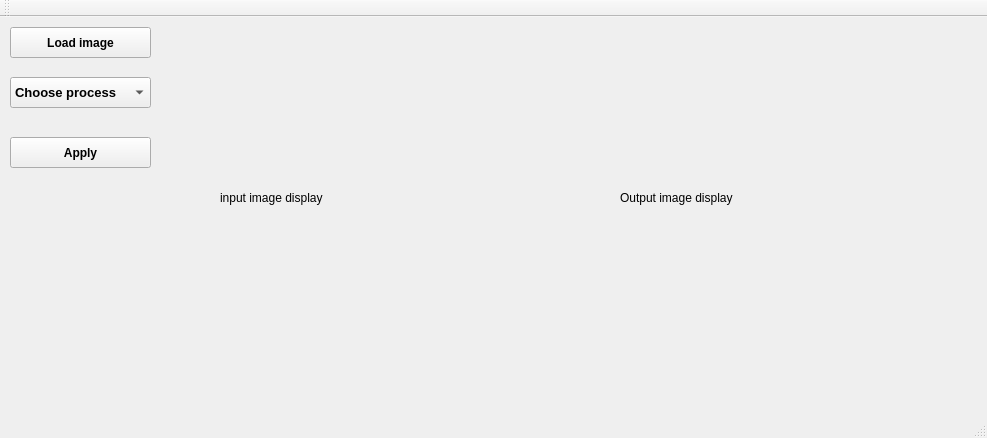
<?xml version="1.0" encoding="UTF-8"?>
<ui version="4.0">
 <class>MainWindow</class>
 <widget class="QMainWindow" name="MainWindow">
  <property name="geometry">
   <rect>
    <x>0</x>
    <y>0</y>
    <width>987</width>
    <height>438</height>
   </rect>
  </property>
  <property name="windowTitle">
   <string>MainWindow</string>
  </property>
  <widget class="QWidget" name="centralWidget">
   <widget class="QLabel" name="viewInputImage">
    <property name="geometry">
     <rect>
      <x>220</x>
      <y>0</y>
      <width>361</width>
      <height>361</height>
     </rect>
    </property>
    <property name="text">
     <string>input image display</string>
    </property>
   </widget>
   <widget class="QLabel" name="viewOutputImage">
    <property name="geometry">
     <rect>
      <x>620</x>
      <y>0</y>
      <width>361</width>
      <height>361</height>
     </rect>
    </property>
    <property name="text">
     <string>Output image display</string>
    </property>
   </widget>
   <widget class="QComboBox" name="functionList">
    <property name="geometry">
     <rect>
      <x>10</x>
      <y>60</y>
      <width>141</width>
      <height>31</height>
     </rect>
    </property>
    <property name="font">
     <font>
      <pointsize>10</pointsize>
      <weight>75</weight>
      <bold>true</bold>
     </font>
    </property>
    <property name="editable">
     <bool>false</bool>
    </property>
    <property name="currentText">
     <string>Choose process</string>
    </property>
    <property name="maxVisibleItems">
     <number>16</number>
    </property>
    <item>
     <property name="text">
      <string>Choose process</string>
     </property>
    </item>
    <item>
     <property name="text">
      <string>Salt and pepper</string>
     </property>
    </item>
    <item>
     <property name="text">
      <string>Add logo</string>
     </property>
    </item>
    <item>
     <property name="text">
      <string>New Color space</string>
     </property>
    </item>
    <item>
     <property name="text">
      <string>Compute Histogram</string>
     </property>
    </item>
    <item>
     <property name="text">
      <string>Equalize Histogram</string>
     </property>
    </item>
    <item>
     <property name="text">
      <string>Image Erode</string>
     </property>
    </item>
    <item>
     <property name="text">
      <string>Image dilate</string>
     </property>
    </item>
    <item>
     <property name="text">
      <string>Image closing</string>
     </property>
    </item>
    <item>
     <property name="text">
      <string>Image opening</string>
     </property>
    </item>
    <item>
     <property name="text">
      <string>Blur image</string>
     </property>
    </item>
    <item>
     <property name="text">
      <string>Apply Sobel</string>
     </property>
    </item>
    <item>
     <property name="text">
      <string>Laplacian</string>
     </property>
    </item>
    <item>
     <property name="text">
      <string>Sharpen Image</string>
     </property>
    </item>
    <item>
     <property name="text">
      <string>Canny</string>
     </property>
    </item>
    <item>
     <property name="text">
      <string>Hough Lines</string>
     </property>
    </item>
    <item>
     <property name="text">
      <string>Hough Circles</string>
     </property>
    </item>
    <item>
     <property name="text">
      <string>Harris corners</string>
     </property>
    </item>
    <item>
     <property name="text">
      <string>Draw contours</string>
     </property>
    </item>
    <item>
     <property name="text">
      <string>Bounding box</string>
     </property>
    </item>
    <item>
     <property name="text">
      <string>Enclosing circle</string>
     </property>
    </item>
    <item>
     <property name="text">
      <string>FAST features</string>
     </property>
    </item>
    <item>
     <property name="text">
      <string>Calibration</string>
     </property>
    </item>
   </widget>
   <widget class="QPushButton" name="loadButton">
    <property name="geometry">
     <rect>
      <x>10</x>
      <y>10</y>
      <width>141</width>
      <height>31</height>
     </rect>
    </property>
    <property name="font">
     <font>
      <weight>75</weight>
      <bold>true</bold>
     </font>
    </property>
    <property name="autoFillBackground">
     <bool>false</bool>
    </property>
    <property name="text">
     <string>Load image</string>
    </property>
   </widget>
   <widget class="QPushButton" name="applyButton">
    <property name="geometry">
     <rect>
      <x>10</x>
      <y>120</y>
      <width>141</width>
      <height>31</height>
     </rect>
    </property>
    <property name="font">
     <font>
      <weight>75</weight>
      <bold>true</bold>
     </font>
    </property>
    <property name="text">
     <string>Apply</string>
    </property>
   </widget>
  </widget>
  <widget class="QMenuBar" name="menuBar">
   <property name="geometry">
    <rect>
     <x>0</x>
     <y>0</y>
     <width>987</width>
     <height>21</height>
    </rect>
   </property>
  </widget>
  <widget class="QToolBar" name="mainToolBar">
   <attribute name="toolBarArea">
    <enum>TopToolBarArea</enum>
   </attribute>
   <attribute name="toolBarBreak">
    <bool>false</bool>
   </attribute>
  </widget>
  <widget class="QStatusBar" name="statusBar"/>
 </widget>
 <layoutdefault spacing="6" margin="11"/>
 <resources/>
 <connections/>
</ui>
